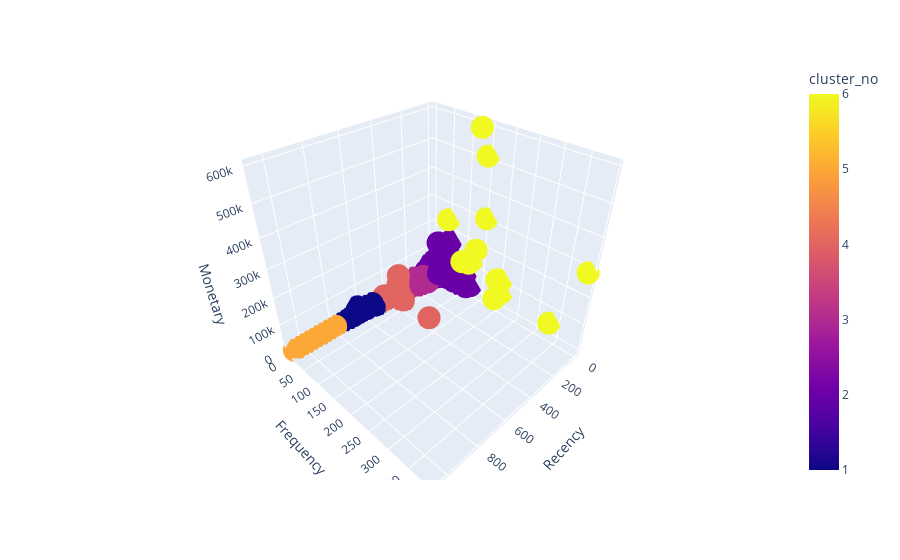

Notebook cell for this chart:
### Code cell
import plotly.express as px
fig = px.scatter_3d(rfm_kmeans, x=rfm_kmeans["Recency"], y=rfm_kmeans["Frequency"], z=rfm_kmeans["Monetary"], color=rfm_kmeans["cluster_no"])
fig.show()

### Figure 1 — Plotly figure (JSON) as saved in the notebook; plotly's stock layout.template omitted (floating-point values rounded to 4 significant figures; data arrays with more than 128 entries replaced by an {"elided": "..."} marker saying what was removed)
{"data": [{"hovertemplate": "Recency=%{x}<br>Frequency=%{y}<br>Monetary=%{z}<br>cluster_no=%{marker.color}<extra></extra>", "legendgroup": "", "marker": {"color": {"elided": "5863 int values"}, "coloraxis": "coloraxis", "symbol": "circle"}, "mode": "markers", "name": "", "scene": "scene", "showlegend": false, "type": "scatter3d", "x": {"elided": "5863 int values"}, "y": {"elided": "5863 int values"}, "z": {"elided": "5863 float values"}}], "layout": {"coloraxis": {"colorbar": {"title": {"text": "cluster_no"}}, "colorscale": [[0, "#0d0887"], [0.1111, "#46039f"], [0.2222, "#7201a8"], [0.3333, "#9c179e"], [0.4444, "#bd3786"], [0.5556, "#d8576b"], [0.6667, "#ed7953"], [0.7778, "#fb9f3a"], [0.8889, "#fdca26"], [1, "#f0f921"]]}, "legend": {"tracegroupgap": 0}, "margin": {"t": 60}, "scene": {"domain": {"x": [0, 1], "y": [0, 1]}, "xaxis": {"title": {"text": "Recency"}}, "yaxis": {"title": {"text": "Frequency"}}, "zaxis": {"title": {"text": "Monetary"}}}}}
